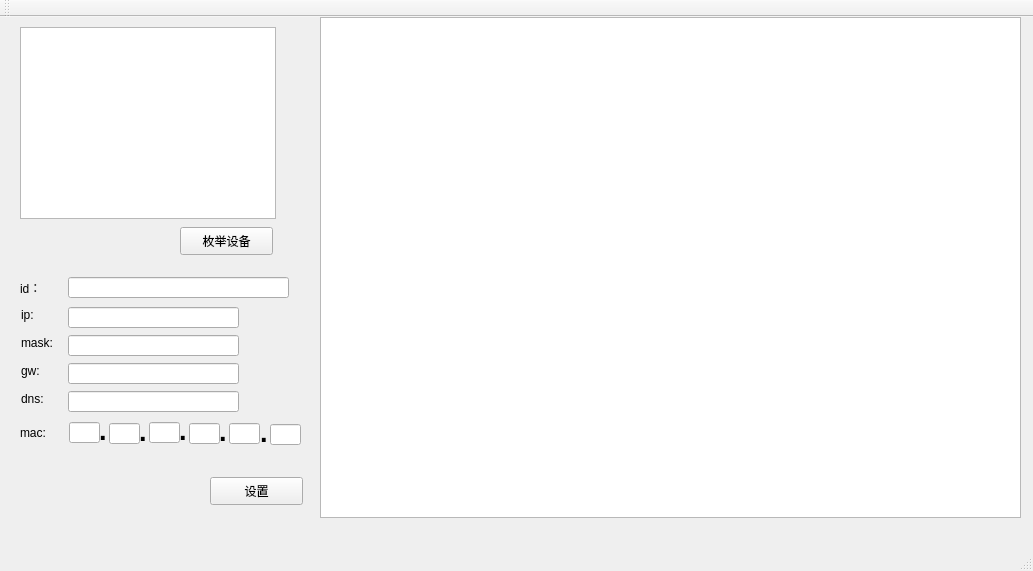
<?xml version="1.0" encoding="UTF-8"?>
<ui version="4.0">
 <class>MainWindow</class>
 <widget class="QMainWindow" name="MainWindow">
  <property name="geometry">
   <rect>
    <x>0</x>
    <y>0</y>
    <width>1033</width>
    <height>571</height>
   </rect>
  </property>
  <property name="windowTitle">
   <string>MainWindow</string>
  </property>
  <property name="documentMode">
   <bool>true</bool>
  </property>
  <property name="tabShape">
   <enum>QTabWidget::Triangular</enum>
  </property>
  <property name="dockNestingEnabled">
   <bool>true</bool>
  </property>
  <property name="dockOptions">
   <set>QMainWindow::AllowNestedDocks|QMainWindow::AllowTabbedDocks|QMainWindow::AnimatedDocks|QMainWindow::ForceTabbedDocks|QMainWindow::GroupedDragging|QMainWindow::VerticalTabs</set>
  </property>
  <property name="unifiedTitleAndToolBarOnMac">
   <bool>true</bool>
  </property>
  <widget class="QWidget" name="centralWidget">
   <widget class="QPushButton" name="pbScan">
    <property name="geometry">
     <rect>
      <x>180</x>
      <y>210</y>
      <width>93</width>
      <height>28</height>
     </rect>
    </property>
    <property name="text">
     <string>枚举设备</string>
    </property>
   </widget>
   <widget class="QPushButton" name="pushButton">
    <property name="geometry">
     <rect>
      <x>210</x>
      <y>460</y>
      <width>93</width>
      <height>28</height>
     </rect>
    </property>
    <property name="text">
     <string>设置</string>
    </property>
   </widget>
   <widget class="QListWidget" name="listWidget_device">
    <property name="geometry">
     <rect>
      <x>20</x>
      <y>10</y>
      <width>256</width>
      <height>192</height>
     </rect>
    </property>
   </widget>
   <widget class="QIPLineEdit" name="lineEdit_ip">
    <property name="geometry">
     <rect>
      <x>68</x>
      <y>290</y>
      <width>171</width>
      <height>21</height>
     </rect>
    </property>
    <property name="autoFillBackground">
     <bool>false</bool>
    </property>
   </widget>
   <widget class="QIPLineEdit" name="lineEdit_mask">
    <property name="geometry">
     <rect>
      <x>68</x>
      <y>318</y>
      <width>171</width>
      <height>21</height>
     </rect>
    </property>
   </widget>
   <widget class="QIPLineEdit" name="lineEdit_gateway">
    <property name="geometry">
     <rect>
      <x>68</x>
      <y>346</y>
      <width>171</width>
      <height>21</height>
     </rect>
    </property>
   </widget>
   <widget class="QIPLineEdit" name="lineEdit_dns">
    <property name="geometry">
     <rect>
      <x>68</x>
      <y>374</y>
      <width>171</width>
      <height>21</height>
     </rect>
    </property>
   </widget>
   <widget class="QLabel" name="label">
    <property name="geometry">
     <rect>
      <x>21</x>
      <y>290</y>
      <width>24</width>
      <height>16</height>
     </rect>
    </property>
    <property name="text">
     <string>ip:</string>
    </property>
   </widget>
   <widget class="QLabel" name="label_2">
    <property name="geometry">
     <rect>
      <x>21</x>
      <y>318</y>
      <width>40</width>
      <height>16</height>
     </rect>
    </property>
    <property name="text">
     <string>mask:</string>
    </property>
   </widget>
   <widget class="QLabel" name="label_3">
    <property name="geometry">
     <rect>
      <x>21</x>
      <y>346</y>
      <width>24</width>
      <height>16</height>
     </rect>
    </property>
    <property name="text">
     <string>gw:</string>
    </property>
   </widget>
   <widget class="QLabel" name="label_4">
    <property name="geometry">
     <rect>
      <x>21</x>
      <y>374</y>
      <width>32</width>
      <height>16</height>
     </rect>
    </property>
    <property name="text">
     <string>dns:</string>
    </property>
   </widget>
   <widget class="QLineEdit" name="lineEdit_mac0">
    <property name="geometry">
     <rect>
      <x>69</x>
      <y>405</y>
      <width>31</width>
      <height>21</height>
     </rect>
    </property>
    <property name="inputMask">
     <string/>
    </property>
    <property name="text">
     <string/>
    </property>
    <property name="maxLength">
     <number>2</number>
    </property>
   </widget>
   <widget class="QLabel" name="label_5">
    <property name="geometry">
     <rect>
      <x>99</x>
      <y>383</y>
      <width>16</width>
      <height>61</height>
     </rect>
    </property>
    <property name="font">
     <font>
      <pointsize>20</pointsize>
      <weight>75</weight>
      <bold>true</bold>
     </font>
    </property>
    <property name="text">
     <string>.</string>
    </property>
   </widget>
   <widget class="QLabel" name="label_6">
    <property name="geometry">
     <rect>
      <x>139</x>
      <y>384</y>
      <width>16</width>
      <height>61</height>
     </rect>
    </property>
    <property name="font">
     <font>
      <pointsize>20</pointsize>
      <weight>75</weight>
      <bold>true</bold>
     </font>
    </property>
    <property name="text">
     <string>.</string>
    </property>
   </widget>
   <widget class="QLineEdit" name="lineEdit_mac1">
    <property name="geometry">
     <rect>
      <x>109</x>
      <y>406</y>
      <width>31</width>
      <height>21</height>
     </rect>
    </property>
    <property name="maxLength">
     <number>2</number>
    </property>
   </widget>
   <widget class="QLineEdit" name="lineEdit_mac3">
    <property name="geometry">
     <rect>
      <x>189</x>
      <y>406</y>
      <width>31</width>
      <height>21</height>
     </rect>
    </property>
    <property name="maxLength">
     <number>2</number>
    </property>
   </widget>
   <widget class="QLabel" name="label_7">
    <property name="geometry">
     <rect>
      <x>179</x>
      <y>383</y>
      <width>16</width>
      <height>61</height>
     </rect>
    </property>
    <property name="font">
     <font>
      <pointsize>20</pointsize>
      <weight>75</weight>
      <bold>true</bold>
     </font>
    </property>
    <property name="text">
     <string>.</string>
    </property>
   </widget>
   <widget class="QLabel" name="label_8">
    <property name="geometry">
     <rect>
      <x>219</x>
      <y>384</y>
      <width>16</width>
      <height>61</height>
     </rect>
    </property>
    <property name="font">
     <font>
      <pointsize>20</pointsize>
      <weight>75</weight>
      <bold>true</bold>
     </font>
    </property>
    <property name="text">
     <string>.</string>
    </property>
   </widget>
   <widget class="QLineEdit" name="lineEdit_mac2">
    <property name="geometry">
     <rect>
      <x>149</x>
      <y>405</y>
      <width>31</width>
      <height>21</height>
     </rect>
    </property>
    <property name="maxLength">
     <number>2</number>
    </property>
   </widget>
   <widget class="QLineEdit" name="lineEdit_mac4">
    <property name="geometry">
     <rect>
      <x>229</x>
      <y>406</y>
      <width>31</width>
      <height>21</height>
     </rect>
    </property>
    <property name="maxLength">
     <number>2</number>
    </property>
   </widget>
   <widget class="QLabel" name="label_9">
    <property name="geometry">
     <rect>
      <x>20</x>
      <y>408</y>
      <width>32</width>
      <height>16</height>
     </rect>
    </property>
    <property name="text">
     <string>mac:</string>
    </property>
   </widget>
   <widget class="QLineEdit" name="lineEdit_mac5">
    <property name="geometry">
     <rect>
      <x>270</x>
      <y>407</y>
      <width>31</width>
      <height>21</height>
     </rect>
    </property>
    <property name="maxLength">
     <number>2</number>
    </property>
   </widget>
   <widget class="QLabel" name="label_10">
    <property name="geometry">
     <rect>
      <x>260</x>
      <y>385</y>
      <width>16</width>
      <height>61</height>
     </rect>
    </property>
    <property name="font">
     <font>
      <pointsize>20</pointsize>
      <weight>75</weight>
      <bold>true</bold>
     </font>
    </property>
    <property name="text">
     <string>.</string>
    </property>
   </widget>
   <widget class="QLabel" name="label_11">
    <property name="geometry">
     <rect>
      <x>20</x>
      <y>263</y>
      <width>31</width>
      <height>16</height>
     </rect>
    </property>
    <property name="text">
     <string>id：</string>
    </property>
   </widget>
   <widget class="QLineEdit" name="lineEdit_id">
    <property name="geometry">
     <rect>
      <x>68</x>
      <y>260</y>
      <width>221</width>
      <height>21</height>
     </rect>
    </property>
    <property name="readOnly">
     <bool>true</bool>
    </property>
   </widget>
   <widget class="QTextBrowser" name="textBrowser_gnss">
    <property name="geometry">
     <rect>
      <x>320</x>
      <y>0</y>
      <width>701</width>
      <height>501</height>
     </rect>
    </property>
   </widget>
  </widget>
  <widget class="QToolBar" name="mainToolBar">
   <attribute name="toolBarArea">
    <enum>TopToolBarArea</enum>
   </attribute>
   <attribute name="toolBarBreak">
    <bool>false</bool>
   </attribute>
  </widget>
  <widget class="QMenuBar" name="menuBar">
   <property name="geometry">
    <rect>
     <x>0</x>
     <y>0</y>
     <width>1033</width>
     <height>26</height>
    </rect>
   </property>
  </widget>
  <widget class="QStatusBar" name="statusBar"/>
 </widget>
 <layoutdefault spacing="6" margin="11"/>
 <customwidgets>
  <customwidget>
   <class>QIPLineEdit</class>
   <extends>QLineEdit</extends>
   <header>qiplineedit.h</header>
  </customwidget>
 </customwidgets>
 <resources/>
 <connections/>
</ui>
